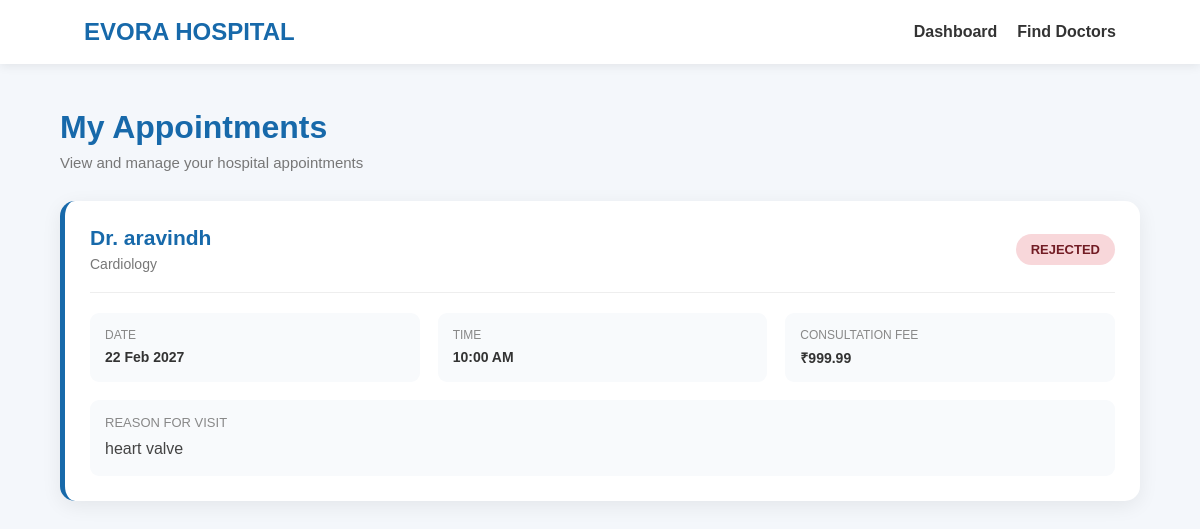
The app's page /appointments/my-appointments/ (signed in) with its own data.
### appointments/models.py (models this page shows, shortened)
class Appointment(models.Model):
    STATUS_CHOICES = (
        ('pending', 'Pending'),
        ('accepted', 'Accepted'),
        ('rejected', 'Rejected'),
        ('completed', 'Completed'),
        ('cancelled', 'Cancelled'),
    )
    patient = models.ForeignKey(
        Patient,
        on_delete=models.CASCADE,
        related_name='appointments'
    )
    doctor = models.ForeignKey(
        Doctor,
        on_delete=models.CASCADE,
        related_name='appointments'
    )
    appointment_date = models.DateField()
    appointment_time = models.TimeField()
    reason = models.TextField(blank=True)
    status = models.CharField(
        max_length=20,
        choices=STATUS_CHOICES,
        default='pending'
    )
    created_at = models.DateTimeField(auto_now_add=True)

### doctors/models.py (models this page shows, shortened)
class Doctor(models.Model):
    SPECIALIZATION_CHOICES = (
        ('cardiology', 'Cardiology'),
        ('dermatology', 'Dermatology'),
        ('neurology', 'Neurology'),
        ('orthopedics', 'Orthopedics'),
        ('pediatrics', 'Pediatrics'),
        ('general', 'General Medicine'),
        ('gynecology', 'Gynecology'),
        ('ent', 'ENT'),
        ('dentistry', 'Dentistry'),
        ('psychiatry', 'Psychiatry'),
    )
    user = models.OneToOneField(
        settings.AUTH_USER_MODEL,
        on_delete=models.CASCADE,
        related_name='doctor_profile'
    )
    specialization = models.CharField(
        max_length=100,
        choices=SPECIALIZATION_CHOICES
    )
    qualification = models.CharField(
        max_length=200
    )
    experience = models.PositiveIntegerField(
        default=0
    )
    consultation_fee = models.DecimalField(
        max_digits=10,
        decimal_places=2,
        default=0
    )
    available_days = models.CharField(
        max_length=200,
        blank=True
    )
    available_time = models.CharField(
        max_length=200,
        blank=True
    )
    is_available = models.BooleanField(
        default=True
    )
    bio = models.TextField(
        blank=True
    )
    created_at = models.DateTimeField(
        auto_now_add=True
    )

### accounts/models.py (models this page shows, shortened)
class User(AbstractUser):
    ROLE_CHOICES = (
        ('patient', 'Patient'),
        ('doctor', 'Doctor'),
        ('admin', 'Admin'),
    )
    phone = models.CharField(
        max_length=15,
        blank=True
    )
    role = models.CharField(
        max_length=20,
        choices=ROLE_CHOICES,
        default='patient'
    )

### appointments/views.py (the view)
@login_required
def my_appointments(request):
    if request.user.role != 'patient':
        messages.error(
            request,
            'Only patients can view appointments.'
        )
        return redirect('patient_dashboard')
    patient, created = Patient.objects.get_or_create(
        user=request.user
    )
    appointments = Appointment.objects.filter(
        patient=patient
    ).select_related(
        'doctor',
        'doctor__user'
    ).order_by(
        '-appointment_date',
        '-appointment_time'
    )
    return render(
        request,
        'appointments/my_appointments.html',
        {
            'appointments': appointments
        }
    )

### templates/appointments/my_appointments.html (shortened to what this page needs)
<!DOCTYPE html>
<html lang="en">
<head>
</head>
<body>
    <nav class="navbar">
        <div class="logo">
            EVORA HOSPITAL
        </div>
        <div class="nav-links">
            <a href="{% url 'patient_dashboard' %}">
                Dashboard
            </a>
            <a href="{% url 'doctor_list' %}">
                Find Doctors
            </a>
        </div>
    </nav>
    <div class="container">
        <div class="page-header">
            <h1>
                My Appointments
            </h1>
            <p>
                View and manage your hospital appointments
            </p>
        </div>
        {% if appointments %}
            {% for appointment in appointments %}
                <div class="appointment-card">
                    <div class="appointment-top">
                        <div class="doctor-info">
                            <h2>
                                {% if appointment.doctor.user.get_full_name %}
                                    Dr. {{ appointment.doctor.user.get_full_name }}
                                {% else %}
                                    Dr. {{ appointment.doctor.user.username }}
                                {% endif %}
                            </h2>
                            <p>
                                {{ appointment.doctor.get_specialization_display }}
                            </p>
                        </div>
                        {% if appointment.status == 'pending' %}
                            <span class="status status-pending">
                                Pending
                            </span>
                        {% elif appointment.status == 'accepted' %}
                            <span class="status status-accepted">
                                Accepted
                            </span>
                        {% elif appointment.status == 'rejected' %}
                            <span class="status status-rejected">
                                Rejected
                            </span>
                        {% elif appointment.status == 'completed' %}
                            <span class="status status-completed">
                                Completed
                            </span>
                        {% elif appointment.status == 'cancelled' %}
                            <span class="status status-cancelled">
                                Cancelled
                            </span>
                        {% endif %}
                    </div>
                    <div class="details">
                        <div class="detail-box">
                            <span class="label">
                                Date
                            </span>
                            <span class="value">
                                {{ appointment.appointment_date|date:"d M Y" }}
                            </span>
                        </div>
                        <div class="detail-box">
                            <span class="label">
                                Time
                            </span>
                            <span class="value">
                                {{ appointment.appointment_time|time:"h:i A" }}
                            </span>
                        </div>
                        <div class="detail-box">
                            <span class="label">
                                Consultation Fee
                            </span>
                            <span class="value">
                                ₹{{ appointment.doctor.consultation_fee }}
                            </span>
                        </div>
                    </div>
                    {% if appointment.reason %}
                        <div class="reason">
                            <div class="reason-title">
                                Reason for Visit
                            </div>
                            <div class="reason-text">
                                {{ appointment.reason }}
                            </div>
                        </div>
                    {% endif %}
                </div>
            {% endfor %}
        {% endif %}
    </div>
</body>
</html>

### templates/appointments/my_appointments.html (style rules this page uses)
* { margin: 0; padding: 0; box-sizing: border-box; }
body { font-family: Arial, sans-serif; background: #f4f7fb; color: #222; }
.navbar { background: white; padding: 18px 7%; display: flex; justify-content: space-between; align-items: center; box-shadow: 0 2px 10px rgba(0, 0, 0, 0.08); }
.logo { font-size: 24px; font-weight: bold; color: #1769aa; }
.nav-links { display: flex; gap: 20px; align-items: center; }
.nav-links a { text-decoration: none; color: #333; font-weight: 600; }
.container { width: 90%; max-width: 1100px; margin: 45px auto; }
.page-header { margin-bottom: 30px; }
.page-header h1 { color: #1769aa; font-size: 32px; margin-bottom: 8px; }
.page-header p { color: #777; font-size: 15px; }
.appointment-card { background: white; border-radius: 15px; padding: 25px; margin-bottom: 20px; box-shadow: 0 5px 20px rgba(0, 0, 0, 0.07); border-left: 5px solid #1769aa; }
.appointment-top { display: flex; justify-content: space-between; align-items: center; gap: 20px; margin-bottom: 20px; }
.doctor-info h2 { font-size: 21px; color: #1769aa; margin-bottom: 6px; }
.doctor-info p { color: #777; font-size: 14px; }
.status { padding: 8px 15px; border-radius: 20px; font-size: 13px; font-weight: bold; text-transform: uppercase; }
.status-rejected { background: #f8d7da; color: #721c24; }
.details { display: grid; grid-template-columns: repeat(3, 1fr); gap: 18px; padding-top: 20px; border-top: 1px solid #eee; }
.detail-box { background: #f8fafc; padding: 15px; border-radius: 9px; }
.detail-box .label { display: block; color: #888; font-size: 12px; margin-bottom: 6px; text-transform: uppercase; }
.detail-box .value { font-weight: 600; color: #333; font-size: 14px; }
.reason { margin-top: 18px; padding: 15px; background: #f8fafc; border-radius: 9px; }
.reason-title { font-size: 13px; color: #888; text-transform: uppercase; margin-bottom: 7px; }
.reason-text { color: #444; line-height: 1.5; }

### records on screen
Appointment: doctor.user.get_full_name "aravindh", doctor.specialization "Cardiology", status "REJECTED", appointment_date "22 Feb 2027", appointment_time "10:00 AM", doctor.consultation_fee "999.99", reason "heart valve"
